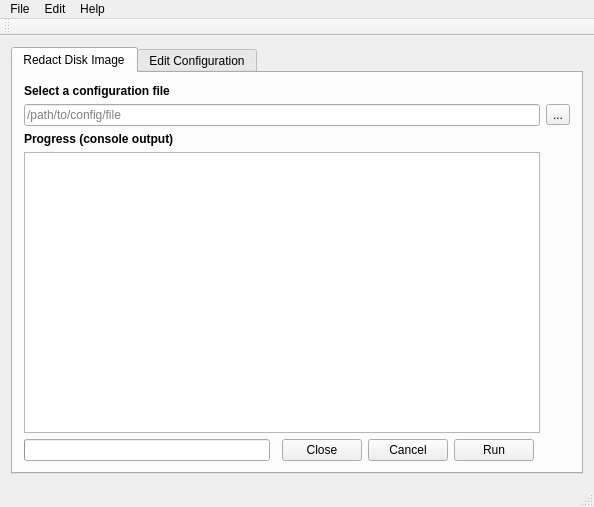
<?xml version="1.0" encoding="UTF-8"?>
<ui version="4.0">
 <class>RedactWindow</class>
 <widget class="QMainWindow" name="RedactWindow">
  <property name="geometry">
   <rect>
    <x>0</x>
    <y>0</y>
    <width>594</width>
    <height>507</height>
   </rect>
  </property>
  <property name="windowTitle">
   <string>Disk Image Redaction</string>
  </property>
  <widget class="QWidget" name="centralWidget">
   <layout class="QGridLayout" name="gridLayout">
    <item row="0" column="0">
     <widget class="QTabWidget" name="RedactTabs">
      <property name="currentIndex">
       <number>0</number>
      </property>
      <widget class="QWidget" name="RedactDiskImageTab">
       <attribute name="title">
        <string>Redact Disk Image</string>
       </attribute>
       <layout class="QGridLayout" name="gridLayout_2">
        <item row="0" column="0">
         <widget class="QLabel" name="SelectConfigLabel">
          <property name="font">
           <font>
            <weight>75</weight>
            <italic>false</italic>
            <bold>true</bold>
           </font>
          </property>
          <property name="text">
           <string>Select a configuration file</string>
          </property>
         </widget>
        </item>
        <item row="4" column="2">
         <widget class="QPushButton" name="CloseButton">
          <property name="text">
           <string>Close</string>
          </property>
         </widget>
        </item>
        <item row="4" column="0">
         <widget class="QProgressBar" name="RedactionProgress">
          <property name="maximum">
           <number>1</number>
          </property>
          <property name="value">
           <number>0</number>
          </property>
          <property name="textVisible">
           <bool>false</bool>
          </property>
         </widget>
        </item>
        <item row="2" column="0">
         <widget class="QLabel" name="ProgressLabel">
          <property name="font">
           <font>
            <weight>75</weight>
            <bold>true</bold>
           </font>
          </property>
          <property name="text">
           <string>Progress (console output)</string>
          </property>
         </widget>
        </item>
        <item row="1" column="0" colspan="6">
         <widget class="QLineEdit" name="SelectConfigEdit">
          <property name="placeholderText">
           <string>/path/to/config/file</string>
          </property>
         </widget>
        </item>
        <item row="1" column="6">
         <widget class="QToolButton" name="SelectConfigTool">
          <property name="text">
           <string>...</string>
          </property>
         </widget>
        </item>
        <item row="3" column="0" colspan="6">
         <widget class="QTextEdit" name="textEdit">
          <property name="readOnly">
           <bool>true</bool>
          </property>
         </widget>
        </item>
        <item row="4" column="4">
         <widget class="QPushButton" name="RunButton">
          <property name="text">
           <string>Run</string>
          </property>
         </widget>
        </item>
        <item row="4" column="3">
         <widget class="QPushButton" name="CancelButton">
          <property name="text">
           <string>Cancel</string>
          </property>
         </widget>
        </item>
       </layout>
      </widget>
      <widget class="QWidget" name="EditConfigTab">
       <attribute name="title">
        <string>Edit Configuration</string>
       </attribute>
       <layout class="QGridLayout" name="gridLayout_3">
        <item row="0" column="0" colspan="2">
         <widget class="QLabel" name="EditConfigLabel">
          <property name="text">
           <string>Load, edit, and save (or create a new configuration) using the form below.</string>
          </property>
         </widget>
        </item>
        <item row="2" column="0">
         <widget class="QPushButton" name="LoadButton">
          <property name="text">
           <string>Load</string>
          </property>
         </widget>
        </item>
        <item row="2" column="1">
         <widget class="QPushButton" name="SaveButton">
          <property name="text">
           <string>Save</string>
          </property>
         </widget>
        </item>
        <item row="1" column="0" colspan="2">
         <widget class="QTextEdit" name="EditConfigText"/>
        </item>
       </layout>
      </widget>
     </widget>
    </item>
   </layout>
  </widget>
  <widget class="QMenuBar" name="menuBar">
   <property name="geometry">
    <rect>
     <x>0</x>
     <y>0</y>
     <width>594</width>
     <height>25</height>
    </rect>
   </property>
   <widget class="QMenu" name="menuFile">
    <property name="title">
     <string>File</string>
    </property>
    <addaction name="actionExit"/>
   </widget>
   <widget class="QMenu" name="menuEdit">
    <property name="title">
     <string>Edit</string>
    </property>
    <addaction name="actionCopy"/>
    <addaction name="actionCut"/>
    <addaction name="actionPaste"/>
   </widget>
   <widget class="QMenu" name="menuHelp">
    <property name="title">
     <string>Help</string>
    </property>
    <addaction name="actionAbout_bca_redtools"/>
   </widget>
   <addaction name="menuFile"/>
   <addaction name="menuEdit"/>
   <addaction name="menuHelp"/>
  </widget>
  <widget class="QToolBar" name="mainToolBar">
   <attribute name="toolBarArea">
    <enum>TopToolBarArea</enum>
   </attribute>
   <attribute name="toolBarBreak">
    <bool>false</bool>
   </attribute>
  </widget>
  <widget class="QStatusBar" name="statusBar"/>
  <action name="actionCopy">
   <property name="text">
    <string>Copy</string>
   </property>
  </action>
  <action name="actionPaste">
   <property name="text">
    <string>Paste</string>
   </property>
  </action>
  <action name="actionCut">
   <property name="text">
    <string>Cut</string>
   </property>
  </action>
  <action name="actionExit">
   <property name="text">
    <string>Exit</string>
   </property>
  </action>
  <action name="actionAbout_bca_redtools">
   <property name="text">
    <string>About bca-redtools</string>
   </property>
  </action>
 </widget>
 <layoutdefault spacing="6" margin="11"/>
 <resources/>
 <connections/>
</ui>
